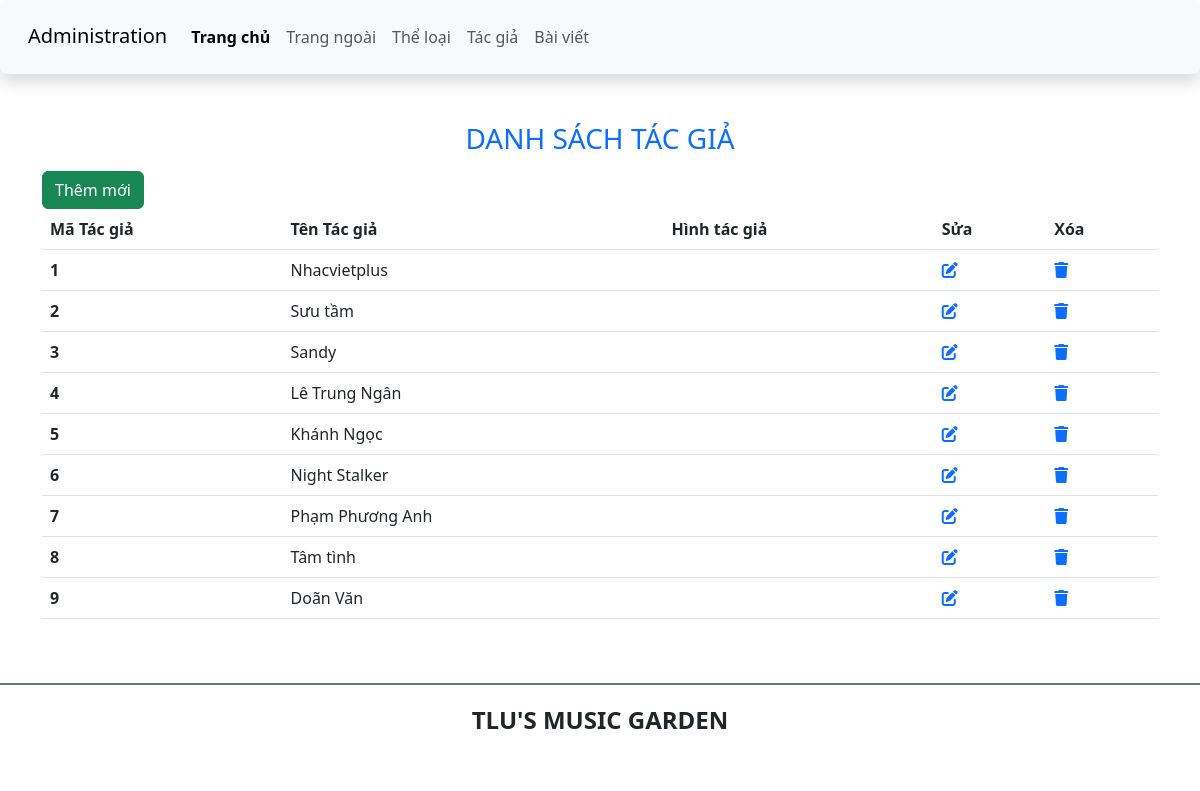
Screenshot of /admin/author/author.php with the database file from the repository.
### tables this page shows
CREATE TABLE `tacgia` (
  `ma_tgia` int(11) NOT NULL,
  `ten_tgia` varchar(100) NOT NULL,
  `hinh_tgia` varchar(100) DEFAULT NULL
);

### admin/author/author.php (the view, shortened to what this page needs)
<?php
include '../layout/header.php';
$sql = "select * from tacgia";
if ($connect != null) {
    try {
        $statement = $connect->prepare($sql);
        $statement->execute();
        $authors = $statement->fetchAll();
    } catch (PDOException $e) {
        echo "Error: " . $e->getMessage();
        $connect = null;
    }
}
?>
    <main class="container mt-5 mb-5">
         <h3 class="text-center text-uppercase mb-3 text-primary">Danh sách tác giả</h3>
        <div class="row">
            <div class="col-sm">
                <a href="add_author.php" class="btn btn-success">Thêm mới</a>
                <table class="table">
                    <thead>
                    <tr>
                        <th scope="col">Mã Tác giả</th>
                        <th scope="col">Tên Tác giả</th>
                        <th scope="col">Hình tác giả</th>
                        <th>Sửa</th>
                        <th>Xóa</th>
                    </tr>
                    </thead>
                    <tbody>
                    <?php foreach ($authors as $author): ?>
                        <tr>
                            <th scope="row"><?php echo $author['ma_tgia']; ?></th>
                            <td>
                                <?php echo $author['ten_tgia']; ?>
                            </td>
                            <td>
                            </td>
                            <td>
                                <a href="edit_author.php?id=<?php echo $author['ma_tgia']; ?>"><i class="fa-solid fa-pen-to-square"></i></a>
                            </td>
                            <td>
                                <a href="delete_author.php?id=<?php echo $author['ma_tgia']; ?>"><i class="fa-solid fa-trash"></i></a>
                            </td>
                        </tr>
                    <?php endforeach; ?>
                    </tbody>
                </table>
            </div>
        </div>
    </main>
<?php include '../layout/footer.php';?>

### rows the page displays
tacgia: ma_tgia "1", ten_tgia "Nhacvietplus"
tacgia: ma_tgia "2", ten_tgia "Sưu tầm"
tacgia: ma_tgia "3", ten_tgia "Sandy"
tacgia: ma_tgia "4", ten_tgia "Lê Trung Ngân"
tacgia: ma_tgia "5", ten_tgia "Khánh Ngọc"
tacgia: ma_tgia "6", ten_tgia "Night Stalker"
tacgia: ma_tgia "7", ten_tgia "Phạm Phương Anh"
tacgia: ma_tgia "8", ten_tgia "Tâm tình"
tacgia: ma_tgia "9", ten_tgia "Doãn Văn"
